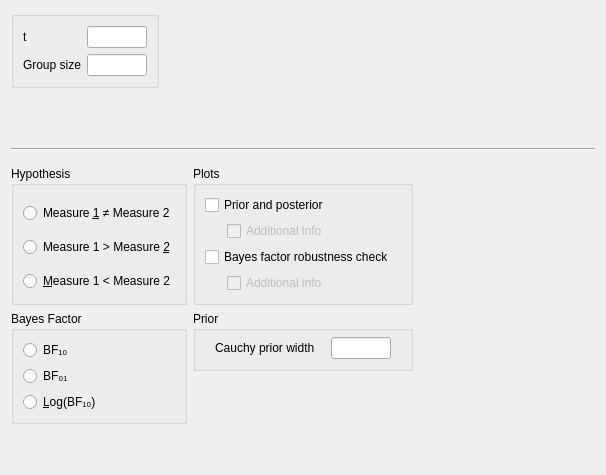
<?xml version="1.0" encoding="UTF-8"?>
<ui version="4.0">
 <class>SummaryStatsTTestBayesianPairedSamplesForm</class>
 <widget class="QWidget" name="SummaryStatsTTestBayesianPairedSamplesForm">
  <property name="geometry">
   <rect>
    <x>0</x>
    <y>0</y>
    <width>606</width>
    <height>475</height>
   </rect>
  </property>
  <property name="sizePolicy">
   <sizepolicy hsizetype="Fixed" vsizetype="Preferred">
    <horstretch>0</horstretch>
    <verstretch>0</verstretch>
   </sizepolicy>
  </property>
  <property name="windowTitle">
   <string>Form</string>
  </property>
  <layout class="QGridLayout" name="gridLayout">
   <item row="2" column="0" colspan="2">
    <widget class="Line" name="line">
     <property name="orientation">
      <enum>Qt::Horizontal</enum>
     </property>
    </widget>
   </item>
   <item row="0" column="0">
    <widget class="BoundGroupBox" name="missingValues">
     <property name="title">
      <string/>
     </property>
     <property name="flat">
      <bool>false</bool>
     </property>
     <layout class="QGridLayout" name="gridLayout_6">
      <item row="0" column="0">
       <widget class="QLabel" name="label_2">
        <property name="text">
         <string>t</string>
        </property>
       </widget>
      </item>
      <item row="1" column="0">
       <widget class="QLabel" name="label_3">
        <property name="text">
         <string>&lt;html&gt;&lt;head/&gt;&lt;body&gt;&lt;p&gt;Group size&lt;/p&gt;&lt;/body&gt;&lt;/html&gt;</string>
        </property>
       </widget>
      </item>
      <item row="0" column="1">
       <widget class="BoundTextBox" name="tStatistic">
        <property name="sizePolicy">
         <sizepolicy hsizetype="Fixed" vsizetype="Preferred">
          <horstretch>0</horstretch>
          <verstretch>0</verstretch>
         </sizepolicy>
        </property>
        <property name="minimumSize">
         <size>
          <width>60</width>
          <height>0</height>
         </size>
        </property>
        <property name="maximumSize">
         <size>
          <width>60</width>
          <height>16777215</height>
         </size>
        </property>
       </widget>
      </item>
      <item row="1" column="1">
       <widget class="BoundTextBox" name="n1Size">
        <property name="sizePolicy">
         <sizepolicy hsizetype="Fixed" vsizetype="Preferred">
          <horstretch>0</horstretch>
          <verstretch>0</verstretch>
         </sizepolicy>
        </property>
        <property name="minimumSize">
         <size>
          <width>60</width>
          <height>0</height>
         </size>
        </property>
        <property name="maximumSize">
         <size>
          <width>60</width>
          <height>16777215</height>
         </size>
        </property>
       </widget>
      </item>
     </layout>
    </widget>
   </item>
   <item row="3" column="0" colspan="2">
    <widget class="QWidget" name="gridWidget" native="true">
     <property name="sizePolicy">
      <sizepolicy hsizetype="Fixed" vsizetype="Fixed">
       <horstretch>0</horstretch>
       <verstretch>0</verstretch>
      </sizepolicy>
     </property>
     <layout class="QGridLayout" name="gridLayout_7">
      <property name="leftMargin">
       <number>0</number>
      </property>
      <property name="rightMargin">
       <number>0</number>
      </property>
      <property name="bottomMargin">
       <number>0</number>
      </property>
      <item row="1" column="1">
       <widget class="QWidget" name="widget_3" native="true">
        <property name="sizePolicy">
         <sizepolicy hsizetype="Preferred" vsizetype="Preferred">
          <horstretch>0</horstretch>
          <verstretch>0</verstretch>
         </sizepolicy>
        </property>
        <layout class="QGridLayout" name="gridLayout_2">
         <property name="leftMargin">
          <number>0</number>
         </property>
         <property name="topMargin">
          <number>0</number>
         </property>
         <property name="rightMargin">
          <number>0</number>
         </property>
         <property name="bottomMargin">
          <number>0</number>
         </property>
         <item row="4" column="0">
          <spacer name="verticalSpacer_4">
           <property name="orientation">
            <enum>Qt::Vertical</enum>
           </property>
           <property name="sizeHint" stdset="0">
            <size>
             <width>20</width>
             <height>40</height>
            </size>
           </property>
          </spacer>
         </item>
         <item row="0" column="0">
          <widget class="GroupBox" name="groupBox">
           <property name="title">
            <string>Prior</string>
           </property>
           <layout class="QGridLayout" name="gridLayout_11">
            <property name="topMargin">
             <number>6</number>
            </property>
            <item row="0" column="0">
             <widget class="QLabel" name="label">
              <property name="sizePolicy">
               <sizepolicy hsizetype="Fixed" vsizetype="Fixed">
                <horstretch>0</horstretch>
                <verstretch>0</verstretch>
               </sizepolicy>
              </property>
              <property name="text">
               <string>Cauchy prior width</string>
              </property>
             </widget>
            </item>
            <item row="0" column="1">
             <widget class="BoundTextBox" name="priorWidth">
              <property name="sizePolicy">
               <sizepolicy hsizetype="Fixed" vsizetype="Preferred">
                <horstretch>0</horstretch>
                <verstretch>0</verstretch>
               </sizepolicy>
              </property>
              <property name="minimumSize">
               <size>
                <width>60</width>
                <height>0</height>
               </size>
              </property>
              <property name="maximumSize">
               <size>
                <width>60</width>
                <height>16777215</height>
               </size>
              </property>
             </widget>
            </item>
           </layout>
          </widget>
         </item>
        </layout>
       </widget>
      </item>
      <item row="1" column="0">
       <widget class="QWidget" name="widget_2" native="true">
        <property name="maximumSize">
         <size>
          <width>240</width>
          <height>16777215</height>
         </size>
        </property>
        <layout class="QGridLayout" name="gridLayout_5">
         <property name="leftMargin">
          <number>0</number>
         </property>
         <property name="topMargin">
          <number>0</number>
         </property>
         <property name="rightMargin">
          <number>0</number>
         </property>
         <property name="bottomMargin">
          <number>0</number>
         </property>
         <item row="5" column="0">
          <widget class="BoundGroupBox" name="bayesFactorType">
           <property name="title">
            <string>Bayes Factor</string>
           </property>
           <property name="flat">
            <bool>false</bool>
           </property>
           <layout class="QGridLayout" name="gridLayout_13">
            <item row="0" column="0">
             <widget class="QRadioButton" name="_1">
              <property name="sizePolicy">
               <sizepolicy hsizetype="Fixed" vsizetype="Fixed">
                <horstretch>0</horstretch>
                <verstretch>0</verstretch>
               </sizepolicy>
              </property>
              <property name="text">
               <string>BF₁₀</string>
              </property>
             </widget>
            </item>
            <item row="1" column="0">
             <widget class="QRadioButton" name="_2">
              <property name="sizePolicy">
               <sizepolicy hsizetype="Fixed" vsizetype="Fixed">
                <horstretch>0</horstretch>
                <verstretch>0</verstretch>
               </sizepolicy>
              </property>
              <property name="text">
               <string>BF₀₁</string>
              </property>
             </widget>
            </item>
            <item row="2" column="0">
             <widget class="QRadioButton" name="_3">
              <property name="sizePolicy">
               <sizepolicy hsizetype="Fixed" vsizetype="Fixed">
                <horstretch>0</horstretch>
                <verstretch>0</verstretch>
               </sizepolicy>
              </property>
              <property name="text">
               <string>&amp;Log(BF₁₀)</string>
              </property>
             </widget>
            </item>
            <item row="1" column="1">
             <spacer name="horizontalSpacer_3">
              <property name="orientation">
               <enum>Qt::Horizontal</enum>
              </property>
              <property name="sizeHint" stdset="0">
               <size>
                <width>40</width>
                <height>20</height>
               </size>
              </property>
             </spacer>
            </item>
           </layout>
          </widget>
         </item>
         <item row="7" column="0">
          <spacer name="verticalSpacer">
           <property name="orientation">
            <enum>Qt::Vertical</enum>
           </property>
           <property name="sizeHint" stdset="0">
            <size>
             <width>20</width>
             <height>40</height>
            </size>
           </property>
          </spacer>
         </item>
        </layout>
       </widget>
      </item>
      <item row="0" column="0">
       <widget class="BoundGroupBox" name="hypothesis">
        <property name="title">
         <string>Hypothesis</string>
        </property>
        <property name="flat">
         <bool>true</bool>
        </property>
        <layout class="QGridLayout" name="gridLayout_9">
         <property name="bottomMargin">
          <number>0</number>
         </property>
         <item row="2" column="0">
          <widget class="QRadioButton" name="_3oneTailedLessThan">
           <property name="sizePolicy">
            <sizepolicy hsizetype="Fixed" vsizetype="Fixed">
             <horstretch>0</horstretch>
             <verstretch>0</verstretch>
            </sizepolicy>
           </property>
           <property name="text">
            <string>&amp;Measure 1 &lt; Measure 2</string>
           </property>
          </widget>
         </item>
         <item row="1" column="0">
          <widget class="QRadioButton" name="_2oneTailedGreaterThan">
           <property name="sizePolicy">
            <sizepolicy hsizetype="Fixed" vsizetype="Fixed">
             <horstretch>0</horstretch>
             <verstretch>0</verstretch>
            </sizepolicy>
           </property>
           <property name="text">
            <string>Measure 1 &gt; Measure &amp;2</string>
           </property>
          </widget>
         </item>
         <item row="0" column="0">
          <widget class="QRadioButton" name="_1twoTailed">
           <property name="sizePolicy">
            <sizepolicy hsizetype="Fixed" vsizetype="Fixed">
             <horstretch>0</horstretch>
             <verstretch>0</verstretch>
            </sizepolicy>
           </property>
           <property name="text">
            <string>Measure &amp;1 ≠ Measure 2</string>
           </property>
          </widget>
         </item>
        </layout>
       </widget>
      </item>
      <item row="0" column="1">
       <widget class="GroupBox" name="plotsGroup">
        <property name="title">
         <string>Plots</string>
        </property>
        <layout class="QGridLayout" name="gridLayout_4">
         <item row="0" column="0" colspan="3">
          <widget class="BoundCheckBox" name="plotPriorAndPosterior">
           <property name="enabled">
            <bool>true</bool>
           </property>
           <property name="sizePolicy">
            <sizepolicy hsizetype="Fixed" vsizetype="Fixed">
             <horstretch>0</horstretch>
             <verstretch>0</verstretch>
            </sizepolicy>
           </property>
           <property name="text">
            <string>Prior and posterior</string>
           </property>
          </widget>
         </item>
         <item row="2" column="1" colspan="3">
          <widget class="BoundCheckBox" name="plotPriorAndPosteriorAdditionalInfo">
           <property name="enabled">
            <bool>false</bool>
           </property>
           <property name="sizePolicy">
            <sizepolicy hsizetype="Fixed" vsizetype="Fixed">
             <horstretch>0</horstretch>
             <verstretch>0</verstretch>
            </sizepolicy>
           </property>
           <property name="text">
            <string>Additional info</string>
           </property>
          </widget>
         </item>
         <item row="3" column="0" colspan="3">
          <widget class="BoundCheckBox" name="plotBayesFactorRobustness">
           <property name="sizePolicy">
            <sizepolicy hsizetype="Fixed" vsizetype="Fixed">
             <horstretch>0</horstretch>
             <verstretch>0</verstretch>
            </sizepolicy>
           </property>
           <property name="text">
            <string>Bayes factor robustness check</string>
           </property>
          </widget>
         </item>
         <item row="4" column="0">
          <widget class="QWidget" name="widget_4" native="true">
           <property name="maximumSize">
            <size>
             <width>16</width>
             <height>16777215</height>
            </size>
           </property>
          </widget>
         </item>
         <item row="4" column="1">
          <widget class="BoundCheckBox" name="plotBayesFactorRobustnessAdditionalInfo">
           <property name="enabled">
            <bool>false</bool>
           </property>
           <property name="sizePolicy">
            <sizepolicy hsizetype="Fixed" vsizetype="Fixed">
             <horstretch>0</horstretch>
             <verstretch>0</verstretch>
            </sizepolicy>
           </property>
           <property name="text">
            <string>Additional info</string>
           </property>
          </widget>
         </item>
        </layout>
       </widget>
      </item>
     </layout>
    </widget>
   </item>
   <item row="1" column="0">
    <widget class="QWidget" name="widget" native="true"/>
   </item>
   <item row="0" column="1">
    <spacer name="horizontalSpacer_2">
     <property name="orientation">
      <enum>Qt::Horizontal</enum>
     </property>
     <property name="sizeHint" stdset="0">
      <size>
       <width>40</width>
       <height>20</height>
      </size>
     </property>
    </spacer>
   </item>
  </layout>
 </widget>
 <customwidgets>
  <customwidget>
   <class>GroupBox</class>
   <extends>QGroupBox</extends>
   <header>widgets/groupbox.h</header>
   <container>1</container>
  </customwidget>
  <customwidget>
   <class>BoundTextBox</class>
   <extends>QLineEdit</extends>
   <header>widgets/boundtextbox.h</header>
  </customwidget>
  <customwidget>
   <class>BoundGroupBox</class>
   <extends>QGroupBox</extends>
   <header>widgets/boundgroupbox.h</header>
   <container>1</container>
  </customwidget>
  <customwidget>
   <class>BoundCheckBox</class>
   <extends>QCheckBox</extends>
   <header>widgets/boundcheckbox.h</header>
  </customwidget>
 </customwidgets>
 <tabstops>
  <tabstop>tStatistic</tabstop>
  <tabstop>n1Size</tabstop>
  <tabstop>_1twoTailed</tabstop>
  <tabstop>_2oneTailedGreaterThan</tabstop>
  <tabstop>_3oneTailedLessThan</tabstop>
  <tabstop>plotPriorAndPosterior</tabstop>
  <tabstop>plotPriorAndPosteriorAdditionalInfo</tabstop>
  <tabstop>plotBayesFactorRobustness</tabstop>
  <tabstop>plotBayesFactorRobustnessAdditionalInfo</tabstop>
  <tabstop>_1</tabstop>
  <tabstop>_2</tabstop>
  <tabstop>_3</tabstop>
  <tabstop>priorWidth</tabstop>
 </tabstops>
 <resources/>
 <connections>
  <connection>
   <sender>plotPriorAndPosterior</sender>
   <signal>toggled(bool)</signal>
   <receiver>plotPriorAndPosteriorAdditionalInfo</receiver>
   <slot>setEnabled(bool)</slot>
   <hints>
    <hint type="sourcelabel">
     <x>318</x>
     <y>588</y>
    </hint>
    <hint type="destinationlabel">
     <x>325</x>
     <y>611</y>
    </hint>
   </hints>
  </connection>
  <connection>
   <sender>plotBayesFactorRobustness</sender>
   <signal>toggled(bool)</signal>
   <receiver>plotBayesFactorRobustnessAdditionalInfo</receiver>
   <slot>setEnabled(bool)</slot>
   <hints>
    <hint type="sourcelabel">
     <x>318</x>
     <y>588</y>
    </hint>
    <hint type="destinationlabel">
     <x>325</x>
     <y>611</y>
    </hint>
   </hints>
  </connection>
 </connections>
</ui>
